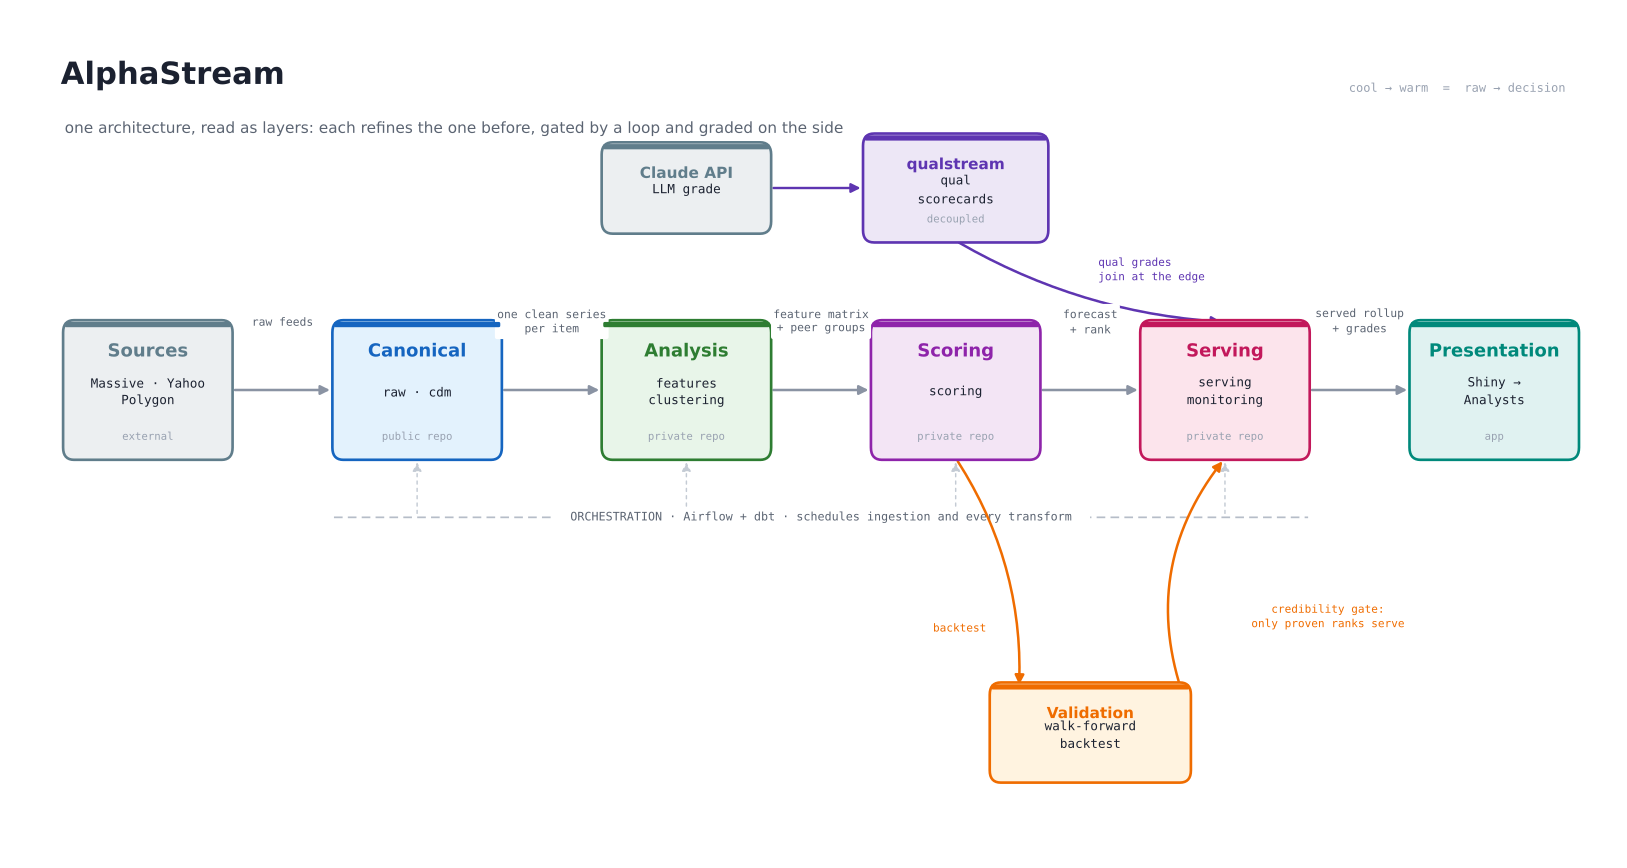

Python code for this plot:
"""AlphaStream architecture, represented as a refinement spine (light theme).

An alternate to the component diagram (project_diagram.py): instead of every
box and wire, it shows the system as layers that each refine the one before,
with the DATA CONTRACT labelled on every hand-off, plus the two structural
moves that make it more than a straight line -- a walk-forward feedback loop
and a decoupled qualitative sidecar.

Styled to read like the original diagram (light ground, familiar layer
colours, dark text) while keeping the layered framing.

matplotlib. Output: tools/alphastream_architecture_layers.(png|svg). Does not
touch project_diagram.py / alphastream_system_architecture.png.
"""
import os

import matplotlib
matplotlib.use("Agg")
import matplotlib.pyplot as plt
from matplotlib.patches import FancyArrowPatch, FancyBboxPatch

BG    = "#ffffff"
INK   = "#1b2130"
MUT   = "#5b6472"
FAINT = "#98a1b0"
EDGE  = "#d6dbe3"
LINE  = "#8a93a3"

# (light fill, strong stroke/title) per layer -- the original's palette
INFRA    = ("#eceff1", "#607d8b")
DATA     = ("#e3f2fd", "#1565c0")
ANALYSIS = ("#e8f5e9", "#2e7d32")
SCORE    = ("#f3e5f5", "#8e24aa")
SERVE    = ("#fce4ec", "#c2185b")
PRESENT  = ("#e0f2f1", "#00897b")
VALID    = ("#fff3e0", "#ef6c00")
QUAL     = ("#ede7f6", "#5e35b1")

HERE = os.path.dirname(os.path.abspath(__file__))


def block(ax, cx, cy, w, h, tone, name, comps, repo, big=True):
    fill, stroke = tone
    ax.add_patch(FancyBboxPatch((cx - w / 2, cy - h / 2), w, h,
        boxstyle="round,pad=0.02,rounding_size=0.14",
        facecolor=fill, edgecolor=stroke, linewidth=2, zorder=3))
    ax.add_patch(FancyBboxPatch((cx - w / 2, cy + h / 2 - 0.06), w, 0.06,
        boxstyle="round,pad=0,rounding_size=0.02",
        facecolor=stroke, edgecolor="none", zorder=4))
    ax.text(cx, cy + h / 2 - 0.34, name, ha="center", va="center",
            color=stroke, fontsize=13.5 if big else 11.5, fontweight="bold", zorder=5)
    ax.text(cx, cy - 0.02, comps, ha="center", va="center", color=INK,
            fontsize=9.5, family="monospace", zorder=5, linespacing=1.4)
    if repo:
        ax.text(cx, cy - h / 2 + 0.24, repo, ha="center", va="center",
                color=FAINT, fontsize=8, family="monospace", zorder=5)


def arrow(ax, p0, p1, color=LINE, rad=0.0, lw=1.9, ls="-"):
    ax.add_patch(FancyArrowPatch(p0, p1, arrowstyle="-|>", mutation_scale=14,
        lw=lw, color=color, linestyle=ls, shrinkA=3, shrinkB=3,
        connectionstyle=f"arc3,rad={rad}", zorder=2))


def main():
    fig, ax = plt.subplots(figsize=(16.5, 8.6), dpi=150)
    fig.patch.set_facecolor(BG)
    ax.set_facecolor(BG)
    ax.set_xlim(0, 20)
    ax.set_ylim(0, 9.4)
    ax.axis("off")

    ax.text(0.5, 8.95, "AlphaStream", fontsize=23, fontweight="bold", color=INK, va="top")
    ax.text(0.55, 8.26, "one architecture, read as layers: each refines the one before, "
            "gated by a loop and graded on the side",
            fontsize=11.5, color=MUT, va="top")
    ax.text(19.5, 8.7, "cool → warm  =  raw → decision", fontsize=9,
            color=FAINT, va="top", ha="right", family="monospace")

    # ── spine ──
    sy = 5.2
    bw, bh = 2.1, 1.55
    cx = [1.6, 5.0, 8.4, 11.8, 15.2, 18.6]
    specs = [
        (INFRA,    "Sources",      "Massive · Yahoo\nPolygon", "external"),
        (DATA,     "Canonical",    "raw · cdm",                "public repo"),
        (ANALYSIS, "Analysis",     "features\nclustering",     "private repo"),
        (SCORE,    "Scoring",      "scoring",                  "private repo"),
        (SERVE,    "Serving",      "serving\nmonitoring",      "private repo"),
        (PRESENT,  "Presentation", "Shiny →\nAnalysts",        "app"),
    ]
    for x, (tone, name, comps, repo) in zip(cx, specs):
        block(ax, x, sy, bw, bh, tone, name, comps, repo)

    contracts = ["raw feeds", "one clean series\nper item",
                 "feature matrix\n+ peer groups", "forecast\n+ rank",
                 "served rollup\n+ grades"]
    for i, c in enumerate(contracts):
        x0, x1 = cx[i] + bw / 2, cx[i + 1] - bw / 2
        arrow(ax, (x0, sy), (x1, sy))
        ax.text((x0 + x1) / 2, sy + 0.78, c, ha="center", va="center",
                color=MUT, fontsize=8.5, family="monospace", linespacing=1.35,
                bbox=dict(boxstyle="round,pad=0.2", facecolor=BG, edgecolor="none"))

    # ── orchestration: a single cross-cutting line under the spine ──
    ox0, ox1 = cx[1] - bw / 2, cx[4] + bw / 2
    oy = 3.75
    ax.plot([ox0, ox1], [oy, oy], color="#b6bdc8", lw=1.3, ls=(0, (5, 3)), zorder=1)
    for x in (cx[1], cx[2], cx[3], cx[4]):
        arrow(ax, (x, oy), (x, sy - bh / 2), color="#c4cbd4", lw=1.1, ls=(0, (2, 3)))
    ax.text((ox0 + ox1) / 2, oy,
            "  ORCHESTRATION · Airflow + dbt · schedules ingestion and every transform  ",
            ha="center", va="center", color=MUT, fontsize=8.8, family="monospace",
            bbox=dict(boxstyle="round,pad=0.35", facecolor=BG, edgecolor="none"), zorder=2)

    # ── feedback loop: Scoring -> Validation -> (credibility) -> Serving ──
    vstroke = VALID[1]
    vy = 1.3
    block(ax, 13.5, vy, 2.5, 1.1, VALID, "Validation",
          "walk-forward\nbacktest", "", big=False)
    arrow(ax, (cx[3], sy - bh / 2), (12.6, vy + 0.5), color=vstroke, rad=-0.16, lw=1.9)
    ax.text(11.85, 2.45, "backtest", color=vstroke, fontsize=8.3, family="monospace", ha="center")
    arrow(ax, (14.7, vy + 0.35), (cx[4], sy - bh / 2), color=vstroke, rad=-0.28, lw=1.9)
    ax.text(16.5, 2.5, "credibility gate:\nonly proven ranks serve", color=vstroke,
            fontsize=8.3, family="monospace", ha="center", linespacing=1.3)

    # ── qual sidecar: Claude -> qual -> (joins) Serving ──
    qstroke = QUAL[1]
    qy = 7.5
    block(ax, 11.8, qy, 2.3, 1.2, QUAL, "qualstream", "qual\nscorecards", "decoupled", big=False)
    block(ax, 8.4, qy, 2.1, 1.0, INFRA, "Claude API", "LLM grade", "", big=False)
    arrow(ax, (8.4 + 2.1 / 2, qy), (11.8 - 2.3 / 2, qy), color=qstroke, lw=1.8)
    arrow(ax, (11.8, qy - 0.6), (cx[4], sy + bh / 2), color=qstroke, rad=0.12, lw=1.9)
    ax.text(13.6, qy - 1.05, "qual grades\njoin at the edge", color=qstroke, fontsize=8.3,
            family="monospace", ha="left", linespacing=1.3)

    fig.subplots_adjust(left=0, right=1, top=1, bottom=0)
    base = os.path.join(HERE, "alphastream_architecture_layers")
    fig.savefig(base + ".png", facecolor=BG, bbox_inches="tight", pad_inches=0.22)
    fig.savefig(base + ".svg", facecolor=BG, bbox_inches="tight", pad_inches=0.22)
    print(f"wrote {base}.png and {base}.svg")


if __name__ == "__main__":
    main()
